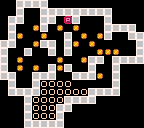

This game map was drawn from its Tiled (.tmx) file and the tilesets committed beside it. A one-line description and the full map source follow:
An orthogonal 18x16 tile map with 8x8 px tiles, 1 tile layer (tiles).

<map version="1.0" tiledversion="1.0.2" orientation="orthogonal" renderorder="left-up" width="18" height="16" tilewidth="8" tileheight="8" nextobjectid="1">
 <tileset firstgid="1" source="tileset.tsx" />
 <layer name="tiles" width="18" height="16">
  <data encoding="csv">
0,0,5,5,5,5,0,0,0,0,0,0,0,0,0,0,0,0,0,0,5,0,0,5,5,5,5,5,5,5,5,5,0,0,0,0,0,5,5,0,0,5,5,0,3,5,0,0,0,5,0,0,0,0,0,5,0,0,1,5,0,1,0,1,0,0,0,5,5,5,5,0,0,5,1,0,0,1,0,0,5,0,1,0,1,5,0,0,5,5,5,5,0,0,1,5,5,0,5,1,0,1,0,0,0,0,0,5,5,0,0,5,0,0,5,0,5,0,0,0,1,1,1,0,0,5,5,0,1,0,0,0,0,1,0,0,1,5,5,0,5,5,5,5,5,0,1,0,1,0,5,1,5,0,0,5,0,0,5,0,0,0,5,5,0,0,5,5,5,0,0,5,5,5,1,0,5,0,0,0,0,5,0,0,5,2,2,2,2,0,0,0,0,0,5,0,0,0,0,5,5,5,5,2,2,2,2,2,2,5,5,5,5,0,0,0,0,0,0,5,2,2,2,2,5,5,5,5,0,0,0,0,0,0,0,0,0,5,2,2,2,5,5,0,0,0,0,0,0,0,0,0,0,0,0,5,2,2,2,5,0,0,0,0,0,0,0,0,0,0,0,0,0,5,5,5,5,5,0,0,0,0,0,0,0,0,0,0
</data>
 </layer>
</map>
